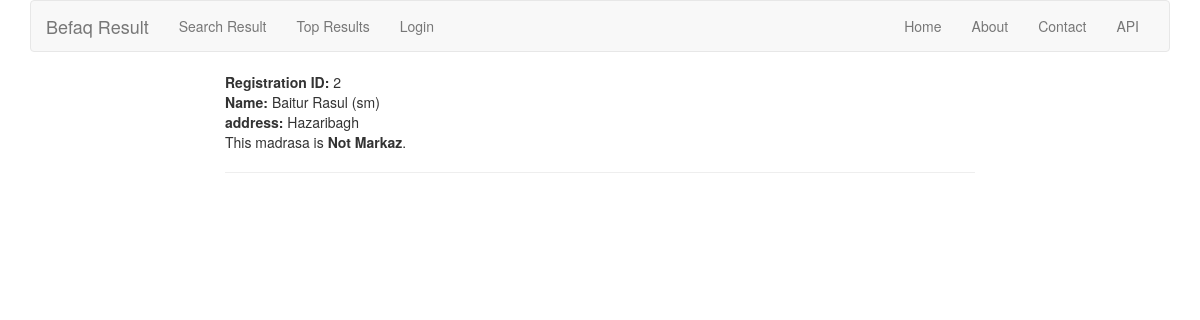
The page /madrasa/2/ on the database its author committed.
### madrasa/models.py (models this page shows, shortened)
class Madrasa(models.Model):
    name      = models.CharField(max_length=127, unique=True)
    address   = models.CharField(max_length=255, blank=True)
    is_markaz = models.BooleanField(default=False)

### madrasa/views.py (the view)
# urls.py: url(r'(?P<pk>\d+)/', MadrasaDetail.as_view(), name='madrasa_detail'),
class MadrasaDetail(DetailView):
    model = Madrasa
    template_name = 'madrasa/madrasa_detail.html'

### madrasa/templates/madrasa/madrasa_detail.html (shortened to what this page needs)
{% extends 'base.html' %}
{% block content %}
    <div class="row">
        <div class="col-md-8 col-md-offset-2">
            <strong>Registration ID: </strong>{{ madrasa.id }}<br/>
            <strong>Name: </strong>{{ madrasa.name }}<br/>
            <strong>address: </strong>{{ madrasa.address }}<br/>
            This madrasa is <strong>{% if not  madrasa.is_markaz %}Not {% endif %}Markaz</strong>.
            <br/>
            <hr/>
        </div>
    </div>
{% endblock %}

### rows shown on the page
Madrasa: id "2", name "Baitur Rasul (sm)", address "Hazaribagh"
